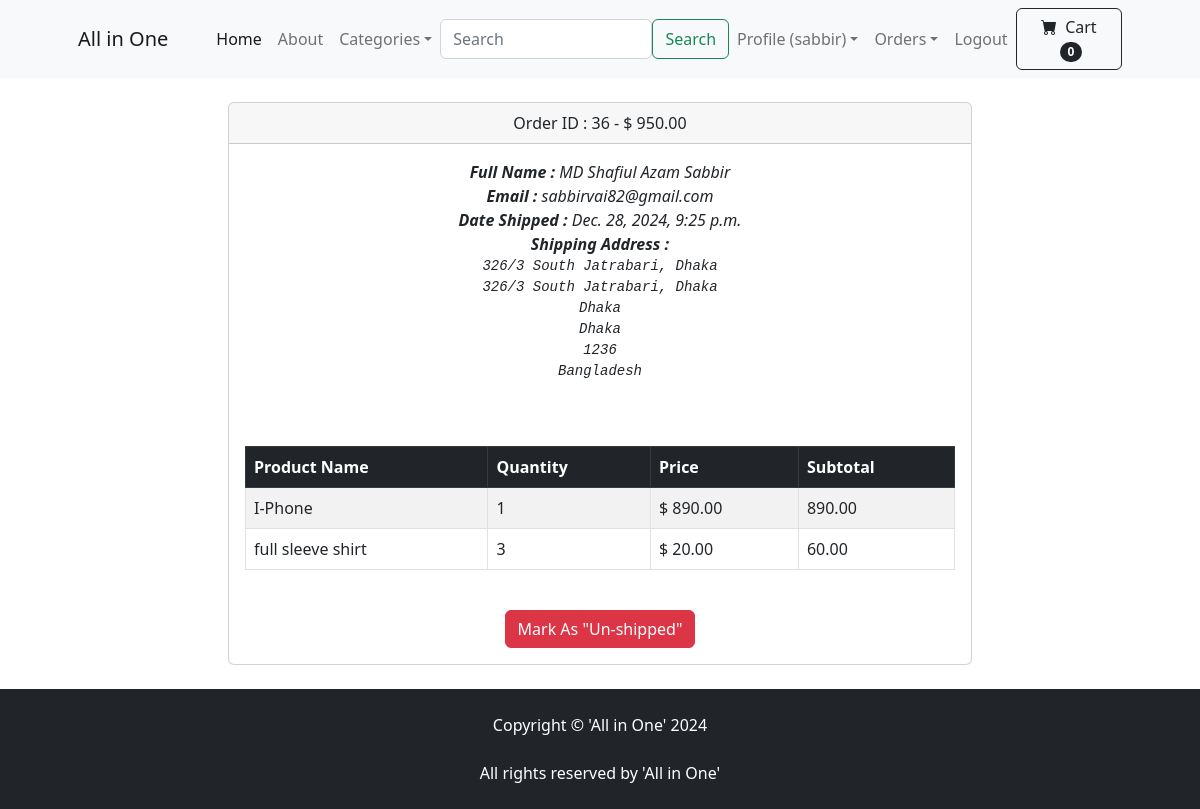
The app's page /payment/order_details/36/ (signed in) with its own data.
### payment/models.py (models this page shows, shortened)
class Order(models.Model):
    user = models.ForeignKey(User, on_delete=models.CASCADE, null=True, blank=True)
    full_name = models.CharField(max_length=200)
    email = models.EmailField(max_length=200)
    shipping_address = models.TextField(max_length=15000)
    amount_paid = models.DecimalField(max_digits=10, decimal_places=2)
    date_ordered = models.DateTimeField(auto_now_add=True)
    shipped = models.BooleanField(default=False)
    date_shipped = models.DateTimeField(null=True, blank=True)
    invoice = models.CharField(max_length=250, null=True, blank=True)
    paid = models.BooleanField(default=False)

class OrderItem(models.Model):
    order = models.ForeignKey(Order, on_delete=models.CASCADE, null=True)
    product = models.ForeignKey(Product, on_delete=models.CASCADE, null=True)
    user = models.ForeignKey(User, on_delete=models.CASCADE, null=True, blank=True) #default(default=1)
    quantity = models.PositiveBigIntegerField(default=1)
    price = models.DecimalField(max_digits=7, decimal_places=2)

### store/models.py (models this page shows, shortened)
class Product(models.Model):
    name = models.CharField(max_length=50)
    price = models.DecimalField(default=0, decimal_places=2, max_digits=6)
    category = models.ForeignKey(Category, on_delete=models.CASCADE, default=1)
    description = models.CharField(max_length=250, default='', blank=True, null=True)
    image = models.ImageField(upload_to='product/')
    is_sale = models.BooleanField(default=False)
    sale_price = models.DecimalField(max_digits=6, decimal_places=2, default=0, blank=True, null=True)

### payment/views.py (the view, shortened to what this page needs)
# urls.py: path('order_details/<int:pk>/', views.order_details, name = 'order_details'),
def order_details(request, pk):
    if request.user.is_authenticated and request.user.is_superuser:
        order = Order.objects.get(pk=pk)
        order_items = OrderItem.objects.filter(order=order)
        items_subtotal_list = []
        for item in order_items:
            item_subtotal = item.quantity * (item.product.sale_price if item.product.is_sale else item.product.price)
            items_subtotal_list.append(item_subtotal)
        order_subtotal = sum(items_subtotal_list)
        order_items_with_subtotals = zip(order_items, items_subtotal_list)
        address = Order.objects.get(pk=order.id).shipping_address
        context = {'order': order,
                   'order_items': order_items, 'order_subtotal' : order_subtotal, 'order_items_with_subtotals': order_items_with_subtotals,
                   'address': address}
        return render(request, 'payment/order_details.html', context)
    else:
        messages.success("Access Denied")
        return redirect('home')

### cart/cart.py (called while the page is built)
    def __len__(self):
        return len(self.cart)

### cart/context_processors.py (called while the page is built)
def cart(request):
    return {'cart': Cart(request)}

### payment/templates/payment/order_details.html (shortened to what this page needs)
{% extends 'base.html' %}
{% load static %}
{% block content %}
<br/>
<div class ="container">
    <div class="row">
        <center>
            <div class="col-8">
                <div class="card">
                    <div class="card-header">
                      Order ID : {{order.id}} - $ {{order.amount_paid}}
                    </div>
                    <div class="card-body">
                        <i><strong>Full Name : </strong>{{order.full_name}} <br></i>
                        <i><strong>Email : </strong>{{order.email}} <br></i>
                        {% if order.date_shipped %}
                            <i><strong>Date Shipped :  </strong>{{ order.date_shipped }} </i><br>
                        {% else %}
                            <i><strong>Date Ordered : </strong> {{ order.date_ordered }} </i><br>
                        {% endif %}
                        <i><strong>Shipping Address : </strong><pre>{{ address }}</pre> </i>
                        <table class="table table-hover table-striped table-bordered ">
                            <thead class="table-dark">
                              <tr>
                                <th scope="col">Product Name</th>
                                <th scope="col">Quantity</th>
                                <th scope="col">Price</th>
                                <th scope="col">Subtotal</th>
                              </tr>
                            </thead>
                            <tbody>
                                {% for item, subtotal in order_items_with_subtotals %}
                                <tr>
                                    <td>{{ item.product.name }}</td>
                                    <td>{{ item.quantity }}</td>
                                    {% if item.product.is_sale %}
                                        <td> $ {{item.product.sale_price}}</td> <br/>
                                    {% else %}
                                        <td> $ {{item.product.price}}</td><br/>
                                    {% endif %}
                                    <td>{{subtotal}}</td>
                                </tr>
                              {% endfor %}
                            </tbody>
                        </table>
                        <br/>
                        {% if not order.shipped %}
                            <form method="POST" >
                                {% csrf_token %}
                                <input type="hidden" name="shipping_status" value="true">
                                <button type="submit" class ="btn btn-success" > Mark As "Shipped" </button>
                            </form>
                        {% else %}
                        <form method="POST" >
                            <button type="submit" class ="btn btn-danger" > Mark As "Un-shipped" </button>
                        </form>
                        {% endif %}
                    </div>
                </div>
            </div>
        </center>
    </div>
</div>
<br>
{% endblock %}

### store/templates/navbar.html (shortened to what this page needs)
<nav class="navbar navbar-expand-lg navbar-light bg-light">
    <div class="container px-4 px-lg-5">
        <a class="navbar-brand" href="{% url 'home' %}">All in One</a>
        <div class="collapse navbar-collapse" id="navbarSupportedContent">
            <ul class="navbar-nav me-auto mb-2 mb-lg-0 ms-lg-4">
                <li class="nav-item"><a class="nav-link active" aria-current="page" href="{% url 'home' %}">Home</a></li>
                <li class="nav-item"><a class="nav-link" href="{% url 'about' %}">About</a></li>
                <li class="nav-item dropdown">
                    <a class="nav-link dropdown-toggle"
                    id="navbarDropdown" href="#" role="button"
                    data-bs-toggle="dropdown" aria-expanded="false">Categories</a>
                </li>
                <form class="d-flex" role="search" action="{% url 'search' %}" method="POST">
                    <input class="form-control mr-sm-2" type="search" placeholder="Search" aria-label="Search" name="searched">
                    <button class="btn btn-outline-success my-2 my-sm-0" type="submit">Search</button>
                </form>
                {% if user.is_authenticated %}
                    <li class="nav-item dropdown">
                        <a class="nav-link dropdown-toggle"
                        id="navbarDropdown" href="#" role="button"
                        data-bs-toggle="dropdown" aria-expanded="false">Profile ({{user.username}})</a>
                    </li>
                    {% if user.is_superuser %}
                        <li class="nav-item dropdown">
                            <a class="nav-link dropdown-toggle"
                            id="navbarDropdown" href="#" role="button"
                            data-bs-toggle="dropdown" aria-expanded="false">Orders</a>
                        </li>
                    {% endif %}
                    <li class="nav-item"><a class="nav-link" href="{% url 'logout' %}"> Logout</a></li>
                {% else %}
                    <li class="nav-item"><a class="nav-link" href="{% url 'login' %}">Login</a></li>
                    <li class="nav-item"><a class="nav-link" href="{% url 'register' %}">Register</a></li>
                {% endif %}
            </ul>
            <form class="d-flex">
                <a  href="{% url 'cart_summary' %}" class="btn btn-outline-dark" type="submit">
                    <i class="bi-cart-fill me-1"></i>
                    Cart
                    <span class="badge bg-dark text-white ms-1 rounded-pill"
                    id="cart_quantity">{{cart|length}}</span>
                </a>
            </form>
        </div>
    </div>
</nav>

### records on screen
Order: id "36", amount_paid "950.00", full_name "MD Shafiul Azam Sabbir", email "sabbirvai82@gmail.com", date_shipped "Dec. 28, 2024, 9:25 p.m.", shipping_address "326/3 South Jatrabari, Dhaka 326/3 South Jatrabari, Dhaka Dhaka Dhaka 1236 Bangladesh"
OrderItem: product.name "I-Phone", quantity "1", product.sale_price "890.00", price "890.00"
OrderItem: product.name "full sleeve shirt", quantity "3", product.price "20.00", subtotal "60.00"

### other values on screen
{{ user.username }} "sabbir"
{{ cart|length }} "0"
